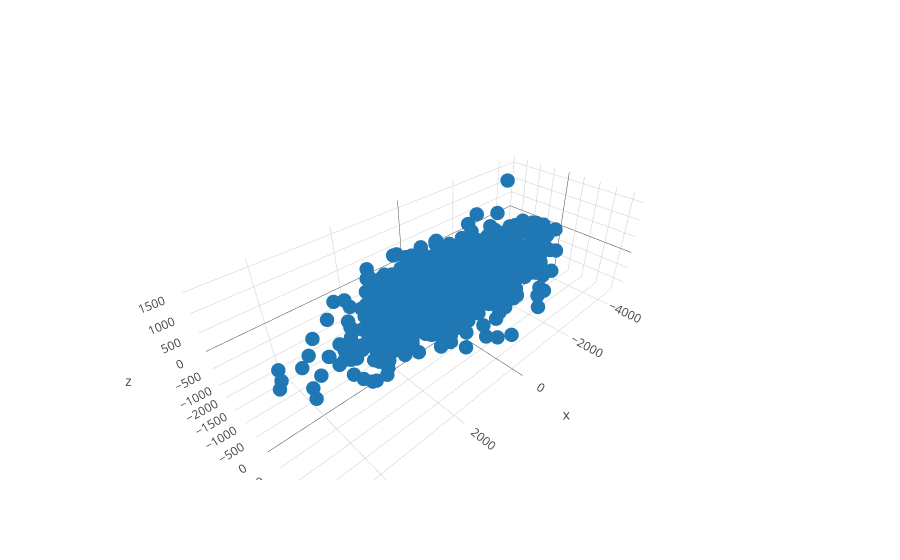

Here is the notebook cell this chart was saved with:
### Code cell
pca_trace = go.Scatter3d(
            x = feat_vectors_3d_df['x'],
            y = feat_vectors_3d_df['y'],
            z = feat_vectors_3d_df['z'],
            mode='markers',
#             name = periods[trace['period'].values[0]],
            marker=dict(
                size=5,
#                 color= 'rgba' + str(cmap_periods[(trace['period'].values[0])]),
            )
            )

pca_data = [pca_trace]
plotly.offline.iplot(pca_data, validate=False, filename='pca_graph')

### Figure 1 — Plotly figure (JSON) as saved in the notebook; plotly's stock layout.template omitted (floating-point values rounded to 4 significant figures; data arrays with more than 128 entries replaced by an {"elided": "..."} marker saying what was removed)
{"data": [{"marker": {"size": 5}, "mode": "markers", "type": "scatter3d", "x": {"elided": "13249 float values"}, "y": {"elided": "13249 float values"}, "z": {"elided": "13249 float values"}}], "layout": {}}
